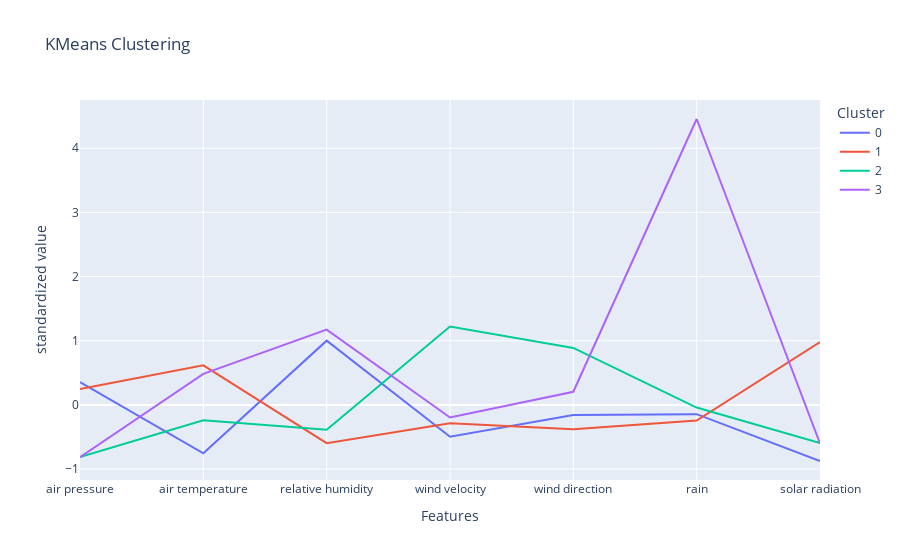

Write notebook code for a chart like this one.
### Code cell
# plotting cluster centers on line plot
px.line(cluster_centers.T, labels = {
        'index': 'Features',
        'value': 'standardized value',
        'cluster': 'Cluster'},
        title='KMeans Clustering')

### Figure 1 — Plotly figure (JSON) as saved in the notebook; plotly's stock layout.template omitted (floating-point values rounded to 4 significant figures)
{"data": [{"hovertemplate": "Cluster=0<br>Features=%{x}<br>standardized value=%{y}<extra></extra>", "legendgroup": "0", "line": {"color": "#636efa", "dash": "solid"}, "marker": {"symbol": "circle"}, "mode": "lines", "name": "0", "orientation": "v", "showlegend": true, "type": "scatter", "x": ["air pressure", "air temperature", "relative humidity", "wind velocity", "wind direction", "rain", "solar radiation"], "xaxis": "x", "y": [0.3571, -0.7527, 1.001, -0.4945, -0.1559, -0.1441, -0.8734], "yaxis": "y"}, {"hovertemplate": "Cluster=1<br>Features=%{x}<br>standardized value=%{y}<extra></extra>", "legendgroup": "1", "line": {"color": "#EF553B", "dash": "solid"}, "marker": {"symbol": "circle"}, "mode": "lines", "name": "1", "orientation": "v", "showlegend": true, "type": "scatter", "x": ["air pressure", "air temperature", "relative humidity", "wind velocity", "wind direction", "rain", "solar radiation"], "xaxis": "x", "y": [0.2475, 0.6164, -0.595, -0.2854, -0.3793, -0.2438, 0.9785], "yaxis": "y"}, {"hovertemplate": "Cluster=2<br>Features=%{x}<br>standardized value=%{y}<extra></extra>", "legendgroup": "2", "line": {"color": "#00cc96", "dash": "solid"}, "marker": {"symbol": "circle"}, "mode": "lines", "name": "2", "orientation": "v", "showlegend": true, "type": "scatter", "x": ["air pressure", "air temperature", "relative humidity", "wind velocity", "wind direction", "rain", "solar radiation"], "xaxis": "x", "y": [-0.8112, -0.2398, -0.3857, 1.221, 0.8878, -0.04052, -0.5935], "yaxis": "y"}, {"hovertemplate": "Cluster=3<br>Features=%{x}<br>standardized value=%{y}<extra></extra>", "legendgroup": "3", "line": {"color": "#ab63fa", "dash": "solid"}, "marker": {"symbol": "circle"}, "mode": "lines", "name": "3", "orientation": "v", "showlegend": true, "type": "scatter", "x": ["air pressure", "air temperature", "relative humidity", "wind velocity", "wind direction", "rain", "solar radiation"], "xaxis": "x", "y": [-0.8155, 0.4845, 1.174, -0.1951, 0.2052, 4.455, -0.6004], "yaxis": "y"}], "layout": {"legend": {"title": {"text": "Cluster"}, "tracegroupgap": 0}, "title": {"text": "KMeans Clustering"}, "xaxis": {"anchor": "y", "domain": [0, 1], "title": {"text": "Features"}}, "yaxis": {"anchor": "x", "domain": [0, 1], "title": {"text": "standardized value"}}}}
